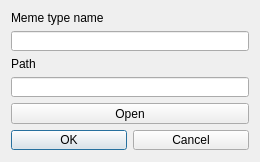
<?xml version="1.0" encoding="UTF-8"?>
<ui version="4.0">
 <class>ItemDialog</class>
 <widget class="QDialog" name="ItemDialog">
  <property name="geometry">
   <rect>
    <x>0</x>
    <y>0</y>
    <width>260</width>
    <height>162</height>
   </rect>
  </property>
  <property name="sizePolicy">
   <sizepolicy hsizetype="Fixed" vsizetype="Fixed">
    <horstretch>0</horstretch>
    <verstretch>0</verstretch>
   </sizepolicy>
  </property>
  <property name="minimumSize">
   <size>
    <width>260</width>
    <height>162</height>
   </size>
  </property>
  <property name="maximumSize">
   <size>
    <width>260</width>
    <height>162</height>
   </size>
  </property>
  <property name="windowTitle">
   <string>MemeCollector</string>
  </property>
  <layout class="QVBoxLayout" name="verticalLayout">
   <item>
    <widget class="QLabel" name="nameLabel">
     <property name="text">
      <string>Meme type name</string>
     </property>
    </widget>
   </item>
   <item>
    <widget class="QLineEdit" name="nameInput"/>
   </item>
   <item>
    <widget class="QLabel" name="pathLabel">
     <property name="text">
      <string>Path</string>
     </property>
    </widget>
   </item>
   <item>
    <widget class="QLineEdit" name="pathInput"/>
   </item>
   <item>
    <widget class="QPushButton" name="openButton">
     <property name="sizePolicy">
      <sizepolicy hsizetype="Minimum" vsizetype="Fixed">
       <horstretch>0</horstretch>
       <verstretch>0</verstretch>
      </sizepolicy>
     </property>
     <property name="text">
      <string>Open</string>
     </property>
     <property name="autoDefault">
      <bool>true</bool>
     </property>
    </widget>
   </item>
   <item>
    <layout class="QHBoxLayout" name="horizontalLayout">
     <item>
      <widget class="QPushButton" name="okButton">
       <property name="text">
        <string>OK</string>
       </property>
       <property name="autoDefault">
        <bool>false</bool>
       </property>
       <property name="default">
        <bool>true</bool>
       </property>
      </widget>
     </item>
     <item>
      <widget class="QPushButton" name="cancelButton">
       <property name="text">
        <string>Cancel</string>
       </property>
       <property name="autoDefault">
        <bool>true</bool>
       </property>
      </widget>
     </item>
    </layout>
   </item>
  </layout>
 </widget>
 <layoutdefault spacing="6" margin="11"/>
 <tabstops>
  <tabstop>nameInput</tabstop>
  <tabstop>pathInput</tabstop>
  <tabstop>openButton</tabstop>
  <tabstop>okButton</tabstop>
  <tabstop>cancelButton</tabstop>
 </tabstops>
 <resources/>
 <connections/>
</ui>
